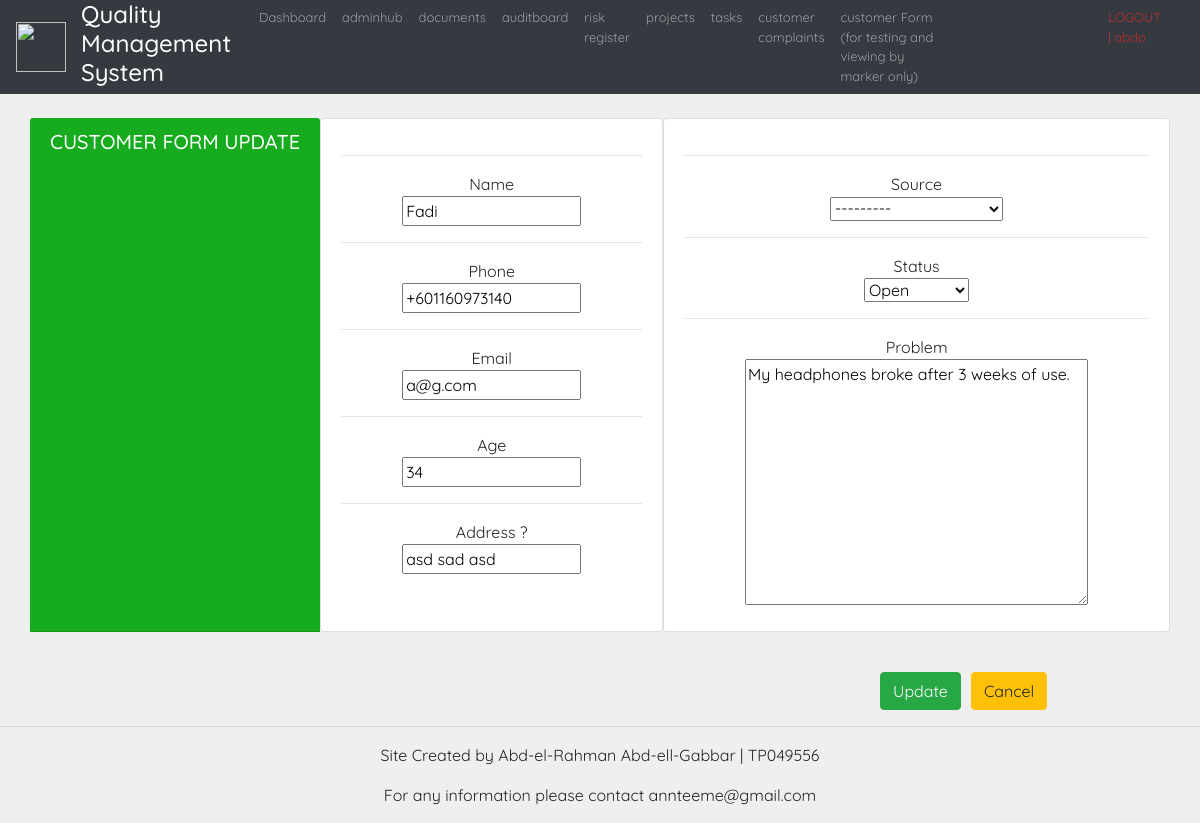
Before: /customerupdate/1/ (signed in) with the older database file.
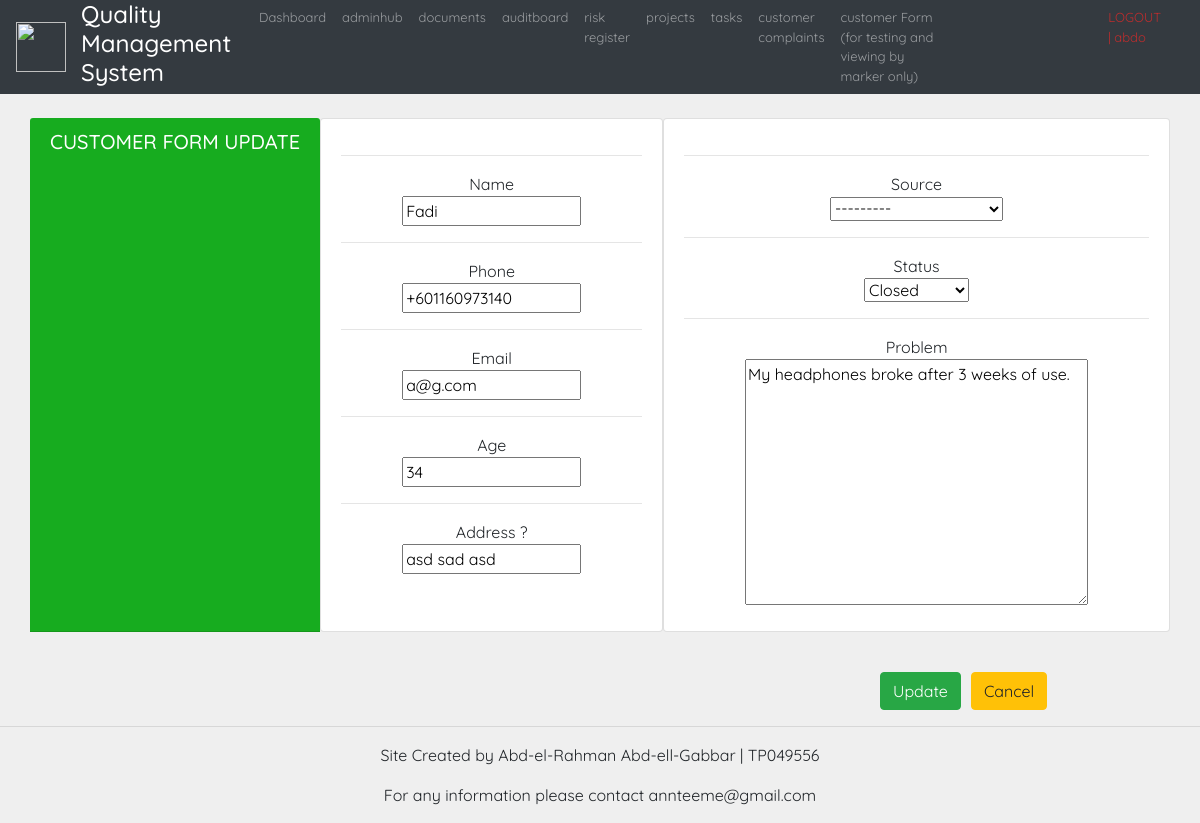
After: the same page with the newer database file.
### custs/models.py (models this page shows, shortened)
class Customer(models.Model):
    SOURCE_CHOICES =(
        ('Blog', 'Blog'),
        ('Social media', 'Social media'),
        ('Friend', 'Friend'),
        ('Google search', 'Google search'),
        ('Product package', 'Product package'),
        ('Company Employee', 'Company Employee'),
    )
    STATUS_CHOICE =(
        ('Open', 'Open'),
        ('In progress', 'In progress'),
        ('Closed', 'Closed'),
    )
    name = models.CharField(max_length=255)
    phone = models.CharField(max_length=255)
    email = models.EmailField(max_length=255)
    age = models.IntegerField(default=0, null=True, blank=True)
    address = models.CharField(max_length=255, null=True, blank=True)
    status = models.CharField(choices=STATUS_CHOICE, max_length=250, null=True, blank=True)
    source = models.CharField(choices=SOURCE_CHOICES, max_length=250, null=True, blank=True)
    problem = models.TextField(max_length=1000, null=False)
    dateCreated = models.DateTimeField(auto_now_add=True)
    dateUpdated = models.DateTimeField(null=True, blank=True)
    dateFinished = models.DateTimeField(null=True, blank=True)

### custs/views.py (the view, shortened to what this page needs)
# urls.py: path('customerupdate/<str:pk>/', customerUpdate, name= "customerUpdate"),
@login_required(login_url='login')
def customerUpdate(request, pk):
    custs = Customer.objects.get(id=pk)
    form = CustCForm(instance=custs)
    form = {'form':form}
    return render(request, 'customer_update.html', form)

### acc/forms.py
class CustCForm(ModelForm):
    class Meta:
        model = Customer
        fields = '__all__'

### custs/templates/customer_update.html (shortened to what this page needs)
{%  extends 'Base.html' %}
{% block content %}
<br>
<div class="container">
	<div class="row">
		<div class="card-header mb-3 text-center" id=card-title>
			<h5  class="card-title">CUSTOMER FORM UPDATE</h5>
		</div>
		<div class="card mb-3 card-body text-center">
			<div id="table-short">
				<form action="" method="POST" id="form1">
					<hr>Name
					<br>{{form.name}}
					<hr>Phone
					<br>{{form.phone}}
					<hr>Email
					<br>{{form.email}}
					<hr>Age
					<br>{{form.age}}
					<hr>Address ?
					<br>{{form.address}}
			</div>
		</div>
		<div class="card mb-3 card-body text-center">
			<div id="table-short">
				<hr>Source
				<br>{{form.source}}
				<hr>Status
				<br>{{form.status}}
				<hr>Problem
				<br>{{form.problem}}
			</div>
		</div>
	</div>
</div>
<br>
<div class="row" style="margin-left: 865px;">
			<div id="table-short">
				<button class="btn btn-success  btn" form="form1" type="submit">Update</button></input>
			</div>
			<div id="table-short">
				<a class="btn btn-warning  btn" style="margin-left: 10px;" href="{% url 'customerComplaints' %}">Cancel</a>
		</div>
</div>
{% endblock %}

Changed rows visible on the page:
changed Customer "Fadi": status "Open" → "Closed"
